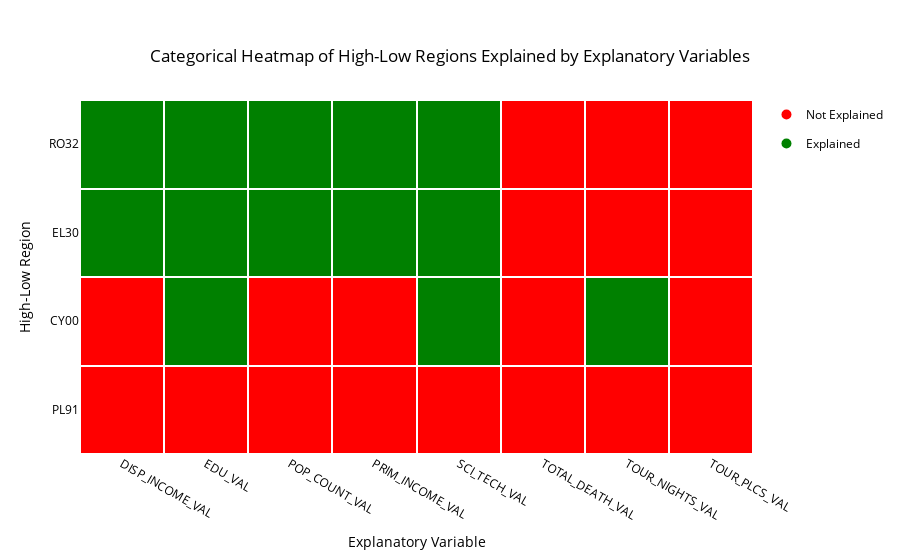

The notebook cell this image was saved under:
### Markdown cell above
### Categorical Heatmap of High-Low regions

### Code cell
create_categorical_heatmap_HL(HL_regions_GDP, HL_region_dict)

### Figure 1 — Plotly figure (JSON) as saved in the notebook; plotly's stock layout.template omitted (floating-point values rounded to 4 significant figures)
{"data": [{"colorscale": [[0, "red"], [1, "green"]], "showscale": false, "x": ["DISP_INCOME_VAL", "EDU_VAL", "POP_COUNT_VAL", "PRIM_INCOME_VAL", "SCI_TECH_VAL", "TOTAL_DEATH_VAL", "TOUR_NIGHTS_VAL", "TOUR_PLCS_VAL"], "xgap": 2, "y": ["CY00", "EL30", "PL91", "RO32"], "ygap": 2, "z": [[0, 1, 0, 0, 1, 0, 1, 0], [1, 1, 1, 1, 1, 0, 0, 0], [0, 0, 0, 0, 0, 0, 0, 0], [1, 1, 1, 1, 1, 0, 0, 0]], "type": "heatmap"}, {"legendgroup": "Not Explained", "marker": {"color": "red", "size": 10}, "mode": "markers", "name": "Not Explained", "showlegend": true, "x": [null], "y": [null], "type": "scatter"}, {"legendgroup": "Explained", "marker": {"color": "green", "size": 10}, "mode": "markers", "name": "Explained", "showlegend": true, "x": [null], "y": [null], "type": "scatter"}], "layout": {"title": {"text": "Categorical Heatmap of High-Low Regions Explained by Explanatory Variables", "x": 0.5, "xanchor": "center", "yanchor": "top"}, "yaxis": {"title": {"text": "High-Low Region"}, "categoryorder": "total ascending"}, "font": {"color": "black"}, "xaxis": {"title": {"text": "Explanatory Variable"}}, "plot_bgcolor": "white", "paper_bgcolor": "white"}}
